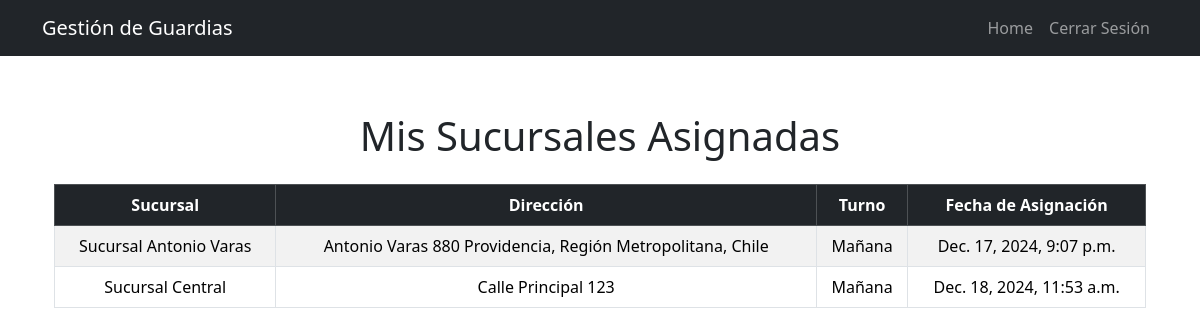
The page /mis-sucursales/ (signed in) on the database its author committed.
### gestion_turnos/models.py (models this page shows, shortened)
class AsignacionNotificacion(models.Model):
    guardia = models.ForeignKey(User, on_delete=models.CASCADE)
    sucursal = models.ForeignKey('Sucursal', on_delete=models.CASCADE)
    turno = models.IntegerField()  # 1 = Mañana, 2 = Tarde, 3 = Noche
    estado = models.CharField(
        max_length=10,
        choices=[('pendiente', 'Pendiente'), ('aceptada', 'Aceptada'), ('rechazada', 'Rechazada')],
        default='pendiente'
    )
    fecha_envio = models.DateTimeField(auto_now_add=True)

class Sucursal(models.Model):
    nombre = models.CharField(max_length=100)
    direccion = models.CharField(max_length=255)
    latitud = models.FloatField(null=True, blank=True)
    longitud = models.FloatField(null=True, blank=True)
    requerimiento_turnos = models.IntegerField()

### gestion_turnos/views.py (the view)
# urls.py: path('mis-sucursales/', views.ver_sucursales_asignadas, name='ver_sucursales_asignadas'),
@login_required
@user_passes_test(es_guardia)
def ver_sucursales_asignadas(request):
    asignaciones = AsignacionNotificacion.objects.filter(
        guardia=request.user, estado="aceptada"
    ).select_related("sucursal")
    return render(request, "sucursales/sucursales_asignadas.html", {
        "asignaciones": asignaciones
    })

### gestion_turnos/views.py (called while the page is built)
def es_guardia(user):
    return user.groups.filter(name="guardias").exists()

### gestion_turnos/templates/sucursales/sucursales_asignadas.html (shortened to what this page needs)
{% extends 'base.html' %}
{% block content %}
<div class="container mt-5">
    <h1 class="mb-4 text-center">Mis Sucursales Asignadas</h1>
    {% if asignaciones %}
        <div class="table-responsive">
            <table class="table table-striped table-hover table-bordered text-center">
                <thead class="table-dark">
                    <tr>
                        <th>Sucursal</th>
                        <th>Dirección</th>
                        <th>Turno</th>
                        <th>Fecha de Asignación</th>
                    </tr>
                </thead>
                <tbody>
                    {% for asignacion in asignaciones %}
                    <tr>
                        <td>{{ asignacion.sucursal.nombre }}</td>
                        <td>{{ asignacion.sucursal.direccion }}</td>
                        <td>
                            {% if asignacion.turno == 1 %}
                                Mañana
                            {% elif asignacion.turno == 2 %}
                                Tarde
                            {% elif asignacion.turno == 3 %}
                                Noche
                            {% endif %}
                        </td>
                        <td>{{ asignacion.fecha_envio }}</td>
                    </tr>
                    {% endfor %}
                </tbody>
            </table>
        </div>
    {% else %}
        <p class="text-center text-muted fs-5">No tienes sucursales asignadas.</p>
    {% endif %}
</div>
{% endblock %}

### gestion_turnos/templates/base.html (style rules this page uses)
body { padding-top: 4rem; }

### rows shown on the page
AsignacionNotificacion: sucursal.nombre "Sucursal Antonio Varas", sucursal.direccion "Antonio Varas 880 Providencia, Región Metropolitana, Chile", turno "Mañana", fecha_envio "Dec. 17, 2024, 9:07 p.m."
AsignacionNotificacion: sucursal.nombre "Sucursal Central", sucursal.direccion "Calle Principal 123", turno "Mañana", fecha_envio "Dec. 18, 2024, 11:53 a.m."
